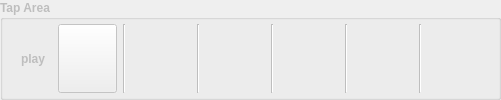
     <widget class="QGroupBox" name="groupBox_TapArea">
      <property name="enabled">
       <bool>false</bool>
      </property>
      <property name="sizePolicy">
       <sizepolicy hsizetype="Expanding" vsizetype="Fixed">
        <horstretch>0</horstretch>
        <verstretch>0</verstretch>
       </sizepolicy>
      </property>
      <property name="minimumSize">
       <size>
        <width>0</width>
        <height>61</height>
       </size>
      </property>
      <property name="font">
       <font>
        <weight>75</weight>
        <bold>true</bold>
       </font>
      </property>
      <property name="whatsThis">
       <string>The tap button is used to tap each syllable while it is sung. If you hold down the button for as long as the shown syllable is sung, a corresponding note is created.</string>
      </property>
      <property name="title">
       <string>Tap Area</string>
      </property>
      <layout class="QGridLayout" name="gridLayout_5">
       <property name="topMargin">
        <number>4</number>
       </property>
       <property name="bottomMargin">
        <number>4</number>
       </property>
       <item row="0" column="0">
        <layout class="QHBoxLayout" name="horizontalLayout_TapArea">
         <item>
          <widget class="QToolButton" name="pushButton_UndoTap">
           <property name="enabled">
            <bool>false</bool>
           </property>
           <property name="sizePolicy">
            <sizepolicy hsizetype="Fixed" vsizetype="Fixed">
             <horstretch>0</horstretch>
             <verstretch>0</verstretch>
            </sizepolicy>
           </property>
           <property name="minimumSize">
            <size>
             <width>20</width>
             <height>31</height>
            </size>
           </property>
           <property name="statusTip">
            <string>Undo last tap.</string>
           </property>
           <property name="text">
            <string>play</string>
           </property>
           <property name="icon">
            <iconset resource="resources/usc.qrc">
             <normaloff>:/player/undo.png</normaloff>:/player/undo.png</iconset>
           </property>
           <property name="iconSize">
            <size>
             <width>20</width>
             <height>20</height>
            </size>
           </property>
           <property name="shortcut">
            <string>Ctrl+X</string>
           </property>
           <property name="autoRaise">
            <bool>true</bool>
           </property>
          </widget>
         </item>
         <item>
          <widget class="QPushButton" name="pushButton_Tap">
           <property name="enabled">
            <bool>false</bool>
           </property>
           <property name="sizePolicy">
            <sizepolicy hsizetype="Expanding" vsizetype="Expanding">
             <horstretch>0</horstretch>
             <verstretch>0</verstretch>
            </sizepolicy>
           </property>
           <property name="minimumSize">
            <size>
             <width>0</width>
             <height>31</height>
            </size>
           </property>
           <property name="font">
            <font>
             <pointsize>14</pointsize>
             <weight>75</weight>
             <bold>true</bold>
            </font>
           </property>
           <property name="cursor">
            <cursorShape>OpenHandCursor</cursorShape>
           </property>
           <property name="statusTip">
            <string>Click &amp; hold down to tap a note.</string>
           </property>
           <property name="autoFillBackground">
            <bool>true</bool>
           </property>
           <property name="text">
            <string/>
           </property>
           <property name="autoDefault">
            <bool>false</bool>
           </property>
           <property name="default">
            <bool>false</bool>
           </property>
          </widget>
         </item>
         <item>
          <widget class="Line" name="line1">
           <property name="sizePolicy">
            <sizepolicy hsizetype="Fixed" vsizetype="Expanding">
             <horstretch>0</horstretch>
             <verstretch>0</verstretch>
            </sizepolicy>
           </property>
           <property name="minimumSize">
            <size>
             <width>0</width>
             <height>31</height>
            </size>
           </property>
           <property name="orientation">
            <enum>Qt::Vertical</enum>
           </property>
          </widget>
         </item>
         <item>
          <widget class="QPushButton" name="pushButton_NextSyllable1">
           <property name="sizePolicy">
            <sizepolicy hsizetype="Expanding" vsizetype="Expanding">
             <horstretch>0</horstretch>
             <verstretch>0</verstretch>
            </sizepolicy>
           </property>
           <property name="minimumSize">
            <size>
             <width>0</width>
             <height>31</height>
            </size>
           </property>
           <property name="font">
            <font>
             <pointsize>14</pointsize>
             <weight>50</weight>
             <bold>false</bold>
            </font>
           </property>
           <property name="text">
            <string/>
           </property>
           <property name="flat">
            <bool>true</bool>
           </property>
          </widget>
         </item>
         <item>
          <widget class="Line" name="line2">
           <property name="sizePolicy">
            <sizepolicy hsizetype="Fixed" vsizetype="Expanding">
             <horstretch>0</horstretch>
             <verstretch>0</verstretch>
            </sizepolicy>
           </property>
           <property name="minimumSize">
            <size>
             <width>0</width>
             <height>31</height>
            </size>
           </property>
           <property name="orientation">
            <enum>Qt::Vertical</enum>
           </property>
          </widget>
         </item>
         <item>
          <widget class="QPushButton" name="pushButton_NextSyllable2">
           <property name="sizePolicy">
            <sizepolicy hsizetype="Expanding" vsizetype="Expanding">
             <horstretch>0</horstretch>
             <verstretch>0</verstretch>
            </sizepolicy>
           </property>
           <property name="minimumSize">
            <size>
             <width>0</width>
             <height>31</height>
            </size>
           </property>
           <property name="font">
            <font>
             <pointsize>14</pointsize>
             <weight>50</weight>
             <bold>false</bold>
            </font>
           </property>
           <property name="text">
            <string/>
           </property>
           <property name="flat">
            <bool>true</bool>
           </property>
          </widget>
         </item>
         <item>
          <widget class="Line" name="line3">
           <property name="sizePolicy">
            <sizepolicy hsizetype="Fixed" vsizetype="Expanding">
             <horstretch>0</horstretch>
             <verstretch>0</verstretch>
            </sizepolicy>
           </property>
           <property name="minimumSize">
            <size>
             <width>0</width>
             <height>31</height>
            </size>
           </property>
           <property name="orientation">
            <enum>Qt::Vertical</enum>
           </property>
          </widget>
         </item>
         <item>
          <widget class="QPushButton" name="pushButton_NextSyllable3">
           <property name="sizePolicy">
            <sizepolicy hsizetype="Expanding" vsizetype="Expanding">
             <horstretch>0</horstretch>
             <verstretch>0</verstretch>
            </sizepolicy>
           </property>
           <property name="minimumSize">
            <size>
             <width>0</width>
             <height>31</height>
            </size>
           </property>
           <property name="font">
            <font>
             <pointsize>14</pointsize>
             <weight>50</weight>
             <bold>false</bold>
            </font>
           </property>
           <property name="text">
            <string/>
           </property>
           <property name="flat">
            <bool>true</bool>
           </property>
          </widget>
         </item>
         <item>
          <widget class="Line" name="line4">
           <property name="sizePolicy">
            <sizepolicy hsizetype="Fixed" vsizetype="Expanding">
             <horstretch>0</horstretch>
             <verstretch>0</verstretch>
            </sizepolicy>
           </property>
           <property name="minimumSize">
            <size>
             <width>0</width>
             <height>31</height>
            </size>
           </property>
           <property name="orientation">
            <enum>Qt::Vertical</enum>
           </property>
          </widget>
         </item>
         <item>
          <widget class="QPushButton" name="pushButton_NextSyllable4">
           <property name="sizePolicy">
            <sizepolicy hsizetype="Expanding" vsizetype="Expanding">
             <horstretch>0</horstretch>
             <verstretch>0</verstretch>
            </sizepolicy>
           </property>
           <property name="minimumSize">
            <size>
             <width>0</width>
             <height>31</height>
            </size>
           </property>
           <property name="font">
            <font>
             <pointsize>14</pointsize>
             <weight>50</weight>
             <bold>false</bold>
            </font>
           </property>
           <property name="text">
            <string/>
           </property>
           <property name="flat">
            <bool>true</bool>
           </property>
          </widget>
         </item>
         <item>
          <widget class="Line" name="line5">
           <property name="sizePolicy">
            <sizepolicy hsizetype="Fixed" vsizetype="Expanding">
             <horstretch>0</horstretch>
             <verstretch>0</verstretch>
            </sizepolicy>
           </property>
           <property name="minimumSize">
            <size>
             <width>0</width>
             <height>31</height>
            </size>
           </property>
           <property name="orientation">
            <enum>Qt::Vertical</enum>
           </property>
          </widget>
         </item>
         <item>
          <widget class="QPushButton" name="pushButton_NextSyllable5">
           <property name="sizePolicy">
            <sizepolicy hsizetype="Expanding" vsizetype="Expanding">
             <horstretch>0</horstretch>
             <verstretch>0</verstretch>
            </sizepolicy>
           </property>
           <property name="minimumSize">
            <size>
             <width>0</width>
             <height>31</height>
            </size>
           </property>
           <property name="font">
            <font>
             <pointsize>14</pointsize>
             <weight>50</weight>
             <bold>false</bold>
            </font>
           </property>
           <property name="text">
            <string/>
           </property>
           <property name="flat">
            <bool>true</bool>
           </property>
          </widget>
         </item>
        </layout>
       </item>
      </layout>
     </widget>
